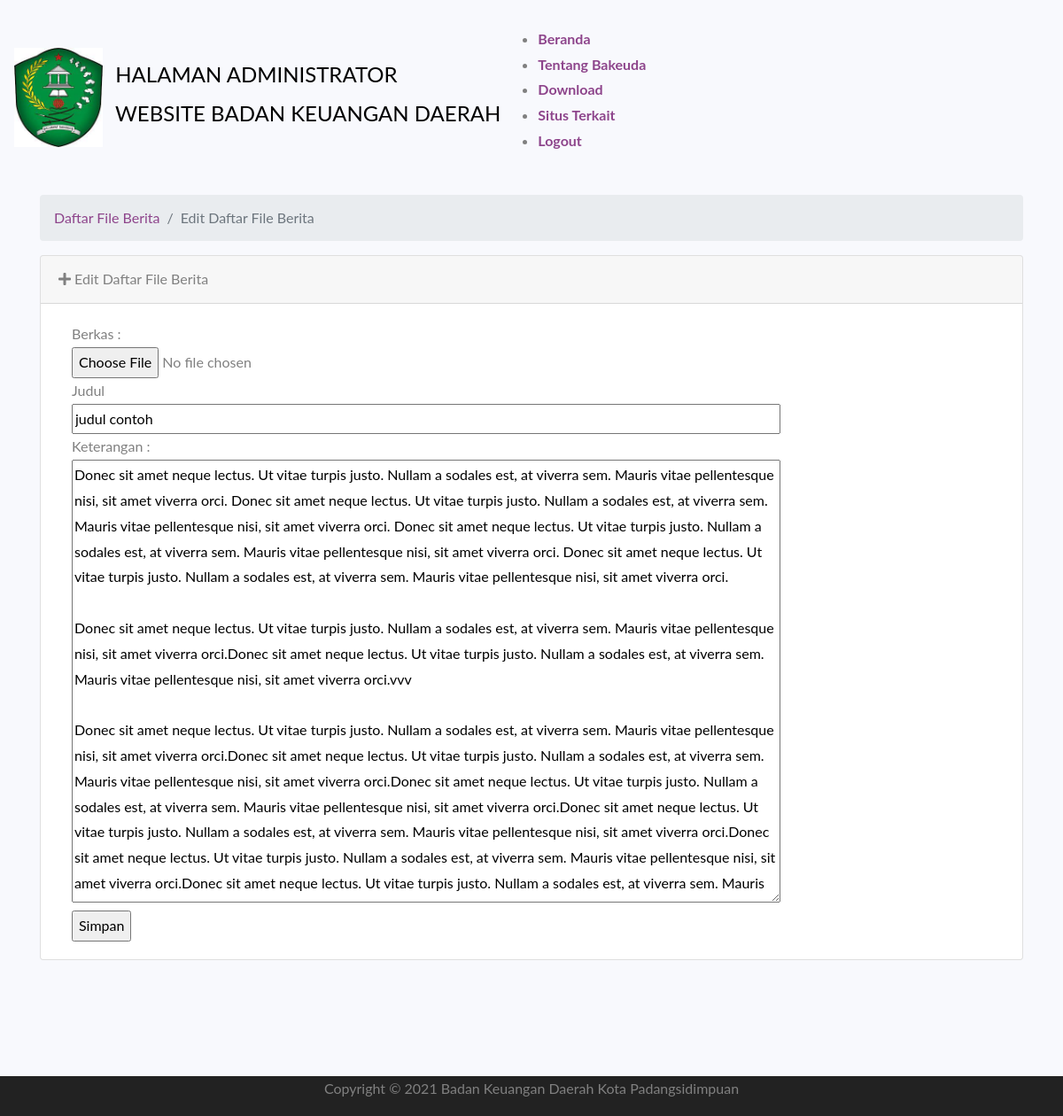
The page /administrator/action_beritaedit/5 on the database as committed earlier.
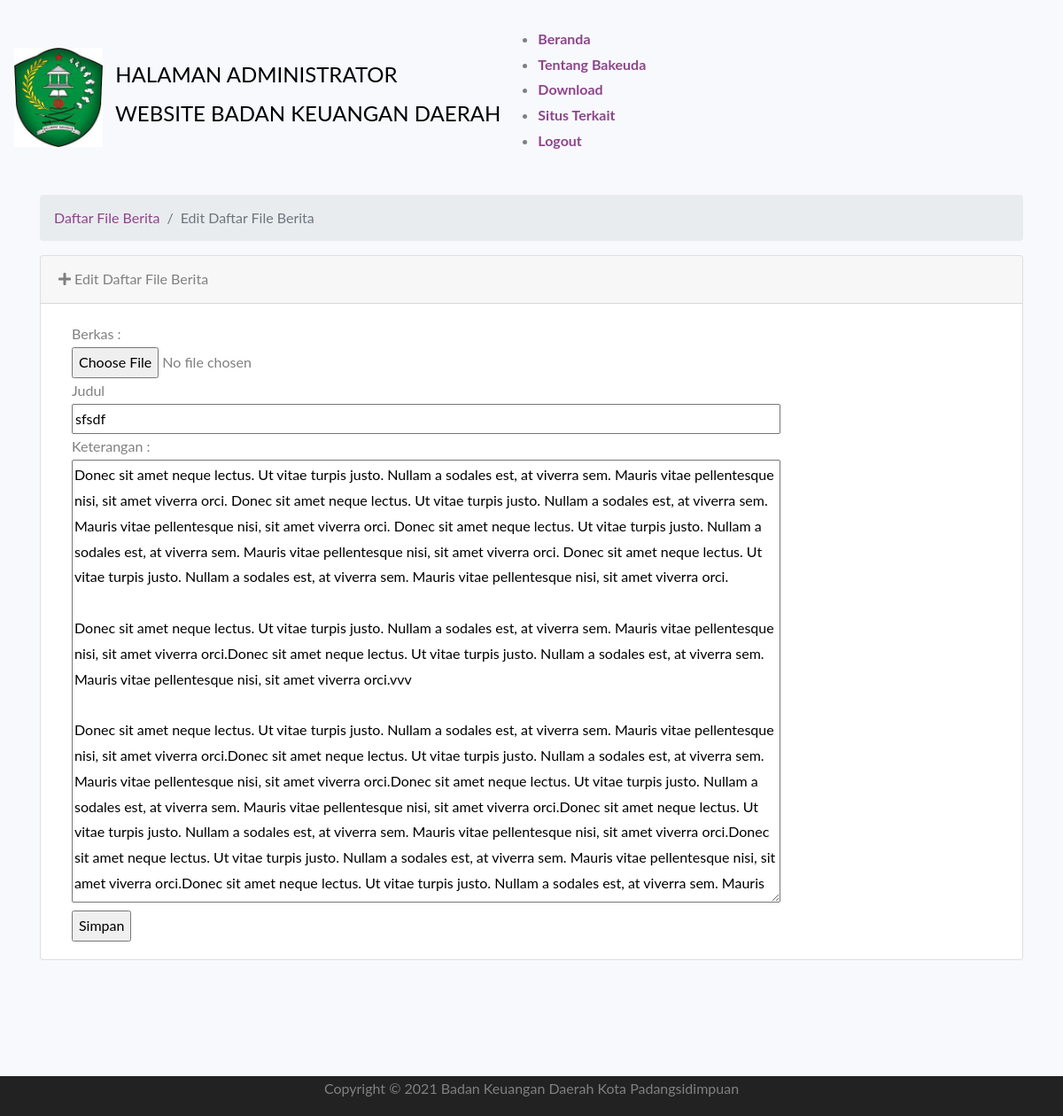
The same page on the database as committed later.
### tables this page shows
CREATE TABLE `tbl_berita` (
  `id_berita` int(128) NOT NULL,
  `judul` varchar(250) NOT NULL,
  `isi` longtext NOT NULL,
  `nama_berkas` varchar(250) NOT NULL,
  `tanggal` datetime NOT NULL DEFAULT current_timestamp()
);

### application/controllers/Administrator.php (called while the page is built, shortened)
<?php
class Administrator extends CI_Controller {
	public function __construct()
	{
		$this->load->helper('url');
		$this->load->helper('form');
		$this->load->library('form_validation');
		$this->load->model('model_login');
		$this->load->model('model_download');
		$this->load->model('model_informasi');
		$this->load->model('model_situsterkait');
		$this->load->model('model_bangunanbakeuda');
		$this->load->model('model_profil');
		$this->load->model('model_galeri');
		$this->load->model('model_slidegambarutama');
		$this->load->model('model_tentangbakeuda');
		$this->load->model('model_video');
		$this->load->model('model_berita');
		$this->load->library('session');
	}
	public function action_beritaedit($id_berita = '')
	{
		$data['content'] = $this->model_berita->Tampilberitaedit($id_berita);
        $this->load->view('administrator/beritaedit',$data);
	}
}

### index.php (called while the page is built, shortened)
<?php
require_once BASEPATH.'core/CodeIgniter.php';

### application/models/Model_berita.php (called while the page is built, shortened)
<?php if ( ! defined('BASEPATH')) exit('No direct script access allowed');
class Model_berita extends CI_Model {
	function Tampilberitaedit($id_berita)
    {
		$this->db->where('id_berita', $id_berita);
        return $this->db->from('tbl_berita')
			->get()->row();
    }
}

### application/views/administrator/beritaedit.php (the view, shortened to what this page needs)
<BR>
<section id="services" class="services">
      <div class="container">
      <ol class="breadcrumb" >
        <li class="breadcrumb-item">
          <a href="<?php echo base_url('administrator/berita')?>">Daftar File Berita</a>
        </li>
        <li class="breadcrumb-item active">Edit Daftar File Berita</li>
      </ol>
<div class="card mb-3">
        <div class="card-header">
          <i class="fa fa-plus"></i> Edit Daftar File Berita</div>
        <div class="card-body">
          <div class="table-responsive">
             <div class="container">
     <form method="post" enctype="multipart/form-data" action="<?php echo base_url(); ?>administrator/beritaedit">
          <div>Berkas : </div>
        	<div><input type="file" name="berkas"></div>
          <div>Judul</div>
        	<div><input value="<?= $content->judul?>" class="judul" type="text" name="judul"></div>
            <div>Keterangan : </div>
            <div><textarea name="isi" ><?= $content->isi?></textarea></div>
            <div><input type="submit" value="Simpan"/></div>
        </form>
        </div>
</div>
</div>
</div>
</div>
    </section>
<br><Br><Br><Br>

Rows that differ between the two databases and show on the page:
changed tbl_berita: judul "judul contoh" → "sfsdf"
